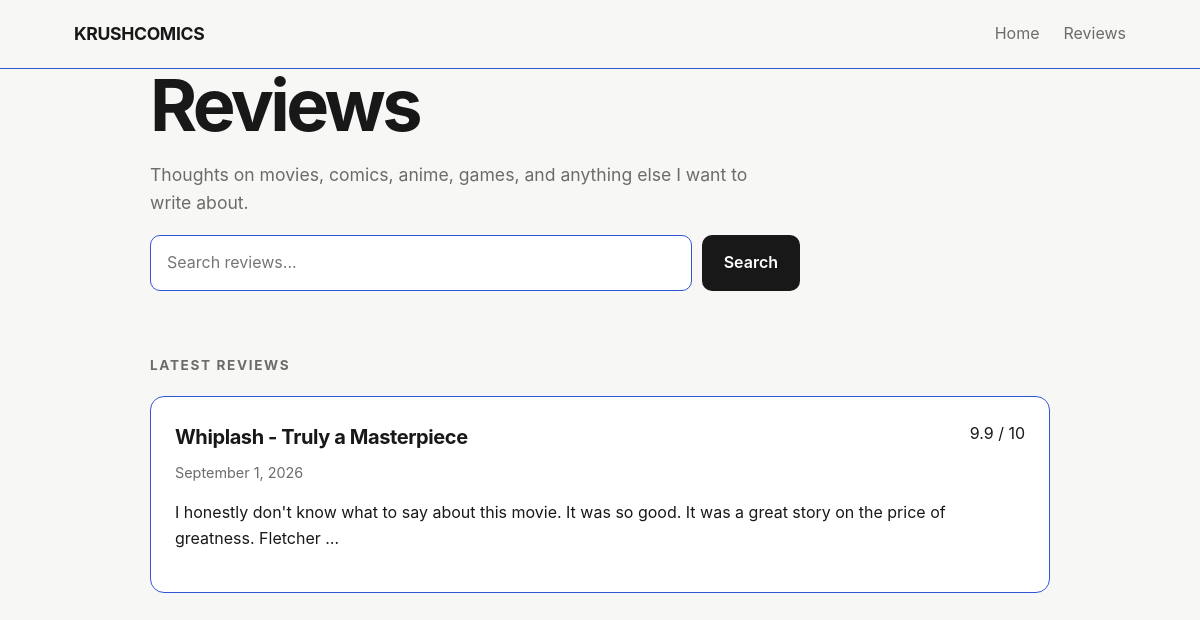
/reviews/, run on an earlier commit of the app's database.
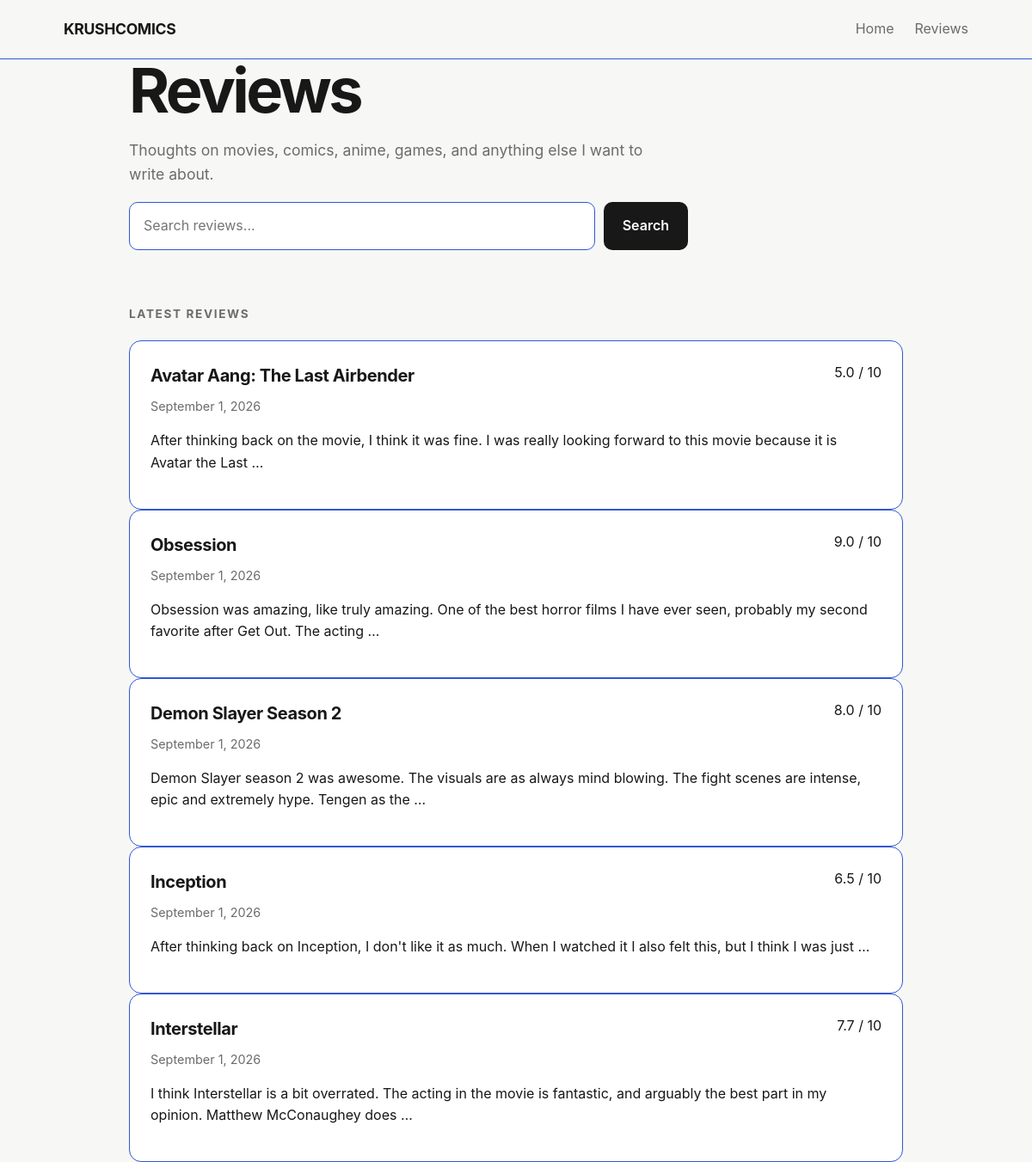
And on a later commit of the database.
### reviews/models.py (models this page shows, shortened)
class Review(models.Model):
    title = models.CharField(max_length=200)
    rating = models.DecimalField(
        max_digits=3,
        decimal_places=1,
        validators=[
            MinValueValidator(0),
            MaxValueValidator(10),
        ]
    )
    body = models.TextField()
    created_at = models.DateTimeField(auto_now_add=True)

### reviews/views.py (the view)
# urls.py: path('', include('reviews.urls')),
def reviews(request):
    latest_reviews = Review.objects.order_by('-created_at')[:5]
    query = request.GET.get('q')
    search_results = None
    if query:
        search_results = Review.objects.filter(
            Q(title__icontains=query) |
            Q(body__icontains=query)
        )
    template = loader.get_template('reviews.html')
    context = {
        'latest_reviews': latest_reviews,
        'search_results': search_results,
        'query': query,
    }
    return HttpResponse(template.render(context, request))

### reviews/templates/reviews.html (shortened to what this page needs)
{% load static %}
<!DOCTYPE html>
<html lang="en">
<head>
    <link
        rel="stylesheet"
        href="{% static 'reviews/reviews.css' %}"
    >
</head>
<body>
    <header class="site-header">
        <nav class="nav">
            <p class="site-title">
                KRUSHCOMICS
            </p>
            <div class="nav-links">
                <a href="/">Home</a>
                <a href="{% url 'reviews' %}">Reviews</a>
            </div>
        </nav>
    </header>
    <main class="container">
        <section class="page-header">
            <h1>Reviews</h1>
            <p class="page-description">
                Thoughts on movies, comics, anime, games,
                and anything else I want to write about.
            </p>
        </section>
        <form
            class="search-form"
            method="GET"
            action="{% url 'reviews' %}"
        >
            <input
                type="text"
                name="q"
                value="{{ query|default:'' }}"
                placeholder="Search reviews..."
            >
            <button type="submit">
                Search
            </button>
        </form>
        {% if query %}
            <h2 class="section-title">
                Search Results
            </h2>
            <div class="review-list">
                {% for review in search_results %}
                    <article class="review-card">
                        <a
                            class="review-link"
                            href="{% url 'review_details' review.id %}"
                        >
                            <div class="review-card-header">
                                <h3 class="review-title">
                                    {{ review.title }}
                                </h3>
                                <span class="review-rating">
                                    {{ review.rating }} / 10
                                </span>
                            </div>
                            <p class="review-date">
                                {{ review.created_at|date:"F j, Y" }}
                            </p>
                            <p class="review-preview">
                                {{ review.body|truncatewords:25 }}
                            </p>
                        </a>
                    </article>
                {% empty %}
                    <p>No reviews found for "{{ query }}".</p>
                {% endfor %}
            </div>
        {% else %}
            <h2 class="section-title">
                Latest Reviews
            </h2>
            <div class="review-list">
                {% for review in latest_reviews %}
                    <article class="review-card">
                        <a
                            class="review-link"
                            href="{% url 'review_details' review.id %}"
                        >
                            <div class="review-card-header">
                                <h3 class="review-title">
                                    {{ review.title }}
                                </h3>
                                <span class="review-rating">
                                    {{ review.rating }} / 10
                                </span>
                            </div>
                            <p class="review-date">
                                {{ review.created_at|date:"F j, Y" }}
                            </p>
                            <p class="review-preview">
                                {{ review.body|truncatewords:25 }}
                            </p>
                        </a>
                    </article>
                {% endfor %}
            </div>
        {% endif %}
    </main>
</body>
</html>

### reviews/static/reviews/reviews.css (style rules this page uses)
:root { --background: #f7f7f5; --surface: #ffffff; --text: #181818; --muted-text: #6d6b6b; --border: #3157d5; }
* { box-sizing: border-box; }
body { margin: 0; font-family: Inter, -apple-system, BlinkMacSystemFont, "Segoe UI", sans-serif; background-color: var(--background); color: var(--text); line-height: 1.6; }
.site-header { border-bottom: 1px solid var(--border); background-color: var(--background); }
.nav { max-width: 1100px; margin: 0 auto; padding: 20px 24px; display: flex; justify-content: space-between; align-items: center; }
.site-title { margin: 0; font-size: 1.1rem; font-weight: 700; letter-spacing: -0.02em; }
.nav-links { display: flex; gap: 24px; }
.nav-links a { color: var(--muted-text); text-decoration: none }
.container { width: min(100% - 48px, 900px); margin: 0 auto; }
.page-header h1 { margin: 0; font-size: clamp(2.5rem, 6vw, 4.5rem); line-height: 1; letter-spacing: -0.05em; }
.page-description { max-width: 600px; margin-top: 20px; font-size: 1.1rem; color: var(--muted-text); }
.search-form { max-width: 650px; display: flex; gap: 10px; margin-bottom: 64px; }
.search-form input { flex: 1; padding: 14px 16px; font: inherit; background-color: var(--surface); border: 1px solid var(--border); border-radius: 10px; outline: none; }
.search-form button { padding: 14px 22px; font: inherit; font-weight: 600; border: none; border-radius: 10px; background-color: var(--text); color: white; cursor: pointer; }
.section-title { margin-bottom: 20px; font-size: 0.85rem; text-transform: uppercase; letter-spacing: 0.12em; color: var(--muted-text); }
.review-card { background-color: var(--surface); border: 1px solid var(--border); border-radius: 14px; transition: transform 0.15s ease, border-color 0.15s ease; }
.review-link { display: block; padding: 24px; color: inherit; text-decoration: none; }
.review-card-header { display: flex; justify-content: space-between; gap: 20px; align-items: flex-start; }
.review-title { margin: 0; font-size: 1.25rem; letter-spacing: -0.02em; }
.review-date { margin: 8px 0 0; font-size: 0.9rem; color: var(--muted-text); }

What changed in the data, as far as the page shows it:
no longer on this page (row unchanged): Review: title "Whiplash - Truly a Masterpiece", rating "9.9", created_at "September 1, 2026", body "I honestly don't know what to say about this movie. It was so good. It was a great story on the price of greatness. Fletcher …"
added Review: title "Avatar Aang: The Last Airbender", rating "5.0", created_at "September 1, 2026", body "After thinking back on the movie, I think it was fine. I was really looking forward to this movie because it is Avatar the Last …"
added Review: title "Obsession", rating "9.0", created_at "September 1, 2026", body "Obsession was amazing, like truly amazing. One of the best horror films I have ever seen, probably my second favorite after Get Out. The acting …"
added Review: title "Demon Slayer Season 2", rating "8.0", created_at "September 1, 2026", body "Demon Slayer season 2 was awesome. The visuals are as always mind blowing. The fight scenes are intense, epic and extremely hype. Tengen as the …"
added Review: title "Inception", rating "6.5", created_at "September 1, 2026", body "After thinking back on Inception, I don't like it as much. When I watched it I also felt this, but I think I was just …"
added Review: title "Interstellar", rating "7.7", created_at "September 1, 2026", body "I think Interstellar is a bit overrated. The acting in the movie is fantastic, and arguably the best part in my opinion. Matthew McConaughey does …"
